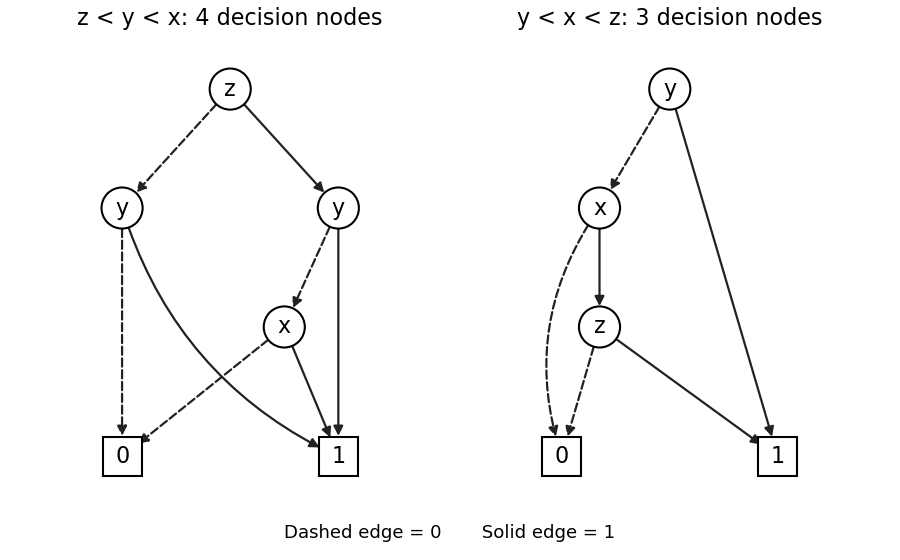

Write the Python code that produced this figure.
"""Draw the reduced BDDs in Oxford CAFV 2015 Q1(d,e); output to cwd.

Tested with Python 3.14.4, matplotlib 3.10.7 and numpy 2.3.5.
"""
from pathlib import Path
import matplotlib
matplotlib.use('Agg')
import matplotlib.pyplot as plt
from matplotlib.patches import Circle, Rectangle, FancyArrowPatch


def draw(ax, positions, labels, arrows, title):
    for source, target, bit, curve in arrows:
        ax.add_patch(FancyArrowPatch(positions[source], positions[target], arrowstyle='-|>',
            mutation_scale=14, linewidth=1.6, linestyle='--' if bit == 0 else '-',
            connectionstyle=f'arc3,rad={curve}', shrinkA=15, shrinkB=15, color='#222222'))
    for name, (x, y) in positions.items():
        if name in ('zero', 'one'):
            ax.add_patch(Rectangle((x - .18, y - .18), .36, .36, facecolor='white', edgecolor='black', lw=1.5, zorder=3))
        else:
            ax.add_patch(Circle((x, y), .19, facecolor='white', edgecolor='black', lw=1.5, zorder=3))
        ax.text(x, y, labels[name], ha='center', va='center', fontsize=16, zorder=4)
    ax.set_title(title, fontsize=16, pad=15)
    ax.set_xlim(-1.65, 1.65)
    ax.set_ylim(-.4, 3.8)
    ax.set_aspect('equal')
    ax.axis('off')


def main():
    fig, axes = plt.subplots(1, 2, figsize=(9, 5.6), dpi=100, facecolor='white')
    draw(axes[0], {'r':(0,3.4),'u':(-1,2.3),'v':(1,2.3),'w':(.5,1.2),'zero':(-1,0),'one':(1,0)},
        {'r':'z','u':'y','v':'y','w':'x','zero':'0','one':'1'},
        [('r','u',0,0),('r','v',1,0),('u','zero',0,0),('u','one',1,.22),
         ('v','w',0,0),('v','one',1,0),('w','zero',0,0),('w','one',1,0)],
        'z < y < x: 4 decision nodes')
    draw(axes[1], {'r':(0,3.4),'u':(-.65,2.3),'v':(-.65,1.2),'zero':(-1,0),'one':(1,0)},
        {'r':'y','u':'x','v':'z','zero':'0','one':'1'},
        [('r','u',0,0),('r','one',1,0),('u','zero',0,.25),('u','v',1,0),
         ('v','zero',0,0),('v','one',1,0)],
        'y < x < z: 3 decision nodes')
    fig.text(.5,.04,'Dashed edge = 0       Solid edge = 1', ha='center', fontsize=13)
    fig.tight_layout(rect=(0,.07,1,1), pad=1.5)
    fig.savefig(Path('formal-verification-2015-decision-diagrams.png'), facecolor='white')
    plt.close(fig)


if __name__ == '__main__':
    main()
